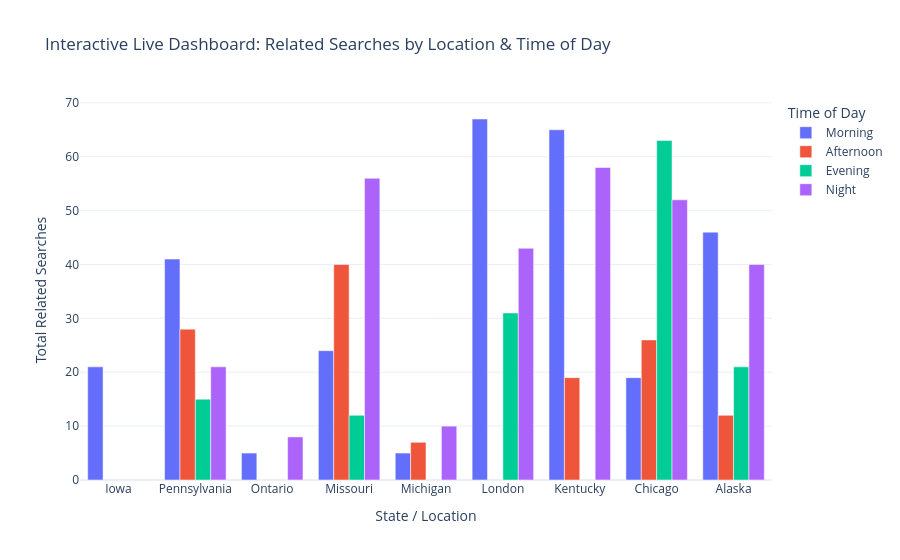

The notebook cell this image was saved under:
### Code cell
# Question 4: Prepare a Dashboard which is automated to show the morning, afternoon, evening and night related searches and location(State) according to a live data stream using an interactive chart.

# Import plotly express for interactive visualizations
import pandas as pd
import plotly.express as px

# Step 1: Generate summary data grouped by time of day and location
live_dashboard_summary = df.groupby(['Time of day', 'Location']).agg({
    'Related Searches': 'sum',
    'Hits': 'sum',
    'Revenue': 'sum'
}).reset_index()

# Step 2: Define the correct chronological order for the time of day
time_order = ['Morning', 'Afternoon', 'Evening', 'Night']

# Convert 'Time of day' into a categorical type with the specified order
live_dashboard_summary['Time of day'] = pd.Categorical(
    live_dashboard_summary['Time of day'],
    categories=time_order,
    ordered=True
)

# Sort values so the chart legend and groups appear in the correct sequence
live_dashboard_summary = live_dashboard_summary.sort_values('Time of day')

# Step 3: Create an interactive grouped bar chart for Morning, Afternoon, Evening, and Night
fig = px.bar(
    live_dashboard_summary,
    x='Location',
    y='Related Searches',
    color='Time of day',
    barmode='group',
    hover_data=['Hits', 'Revenue'],
    title='Interactive Live Dashboard: Related Searches by Location & Time of Day',
    labels={
        'Related Searches': 'Total Related Searches',
        'Location': 'State / Location',
        'Time of day': 'Time Period'
    }
)

# Step 4: Customize layout for a clean dashboard look
fig.update_layout(
    xaxis_title='State / Location',
    yaxis_title='Total Related Searches',
    legend_title='Time of Day',
    template='plotly_white'
)

# Display the interactive chart directly in Colab
fig.show()

### Figure 1 — Plotly figure (JSON) as saved in the notebook; plotly's stock layout.template omitted (floating-point values rounded to 4 significant figures)
{"data": [{"alignmentgroup": "True", "customdata": [[60000, 1008], [10300, 3624], [10000, 1400], [14500, 4066], [3000, 720], [114500, 5504], [62300, 6087], [40000, 864], [40300, 2787]], "hovertemplate": "Time Period=Morning<br>State / Location=%{x}<br>Total Related Searches=%{y}<br>Hits=%{customdata[0]}<br>Revenue=%{customdata[1]}<extra></extra>", "legendgroup": "Morning", "marker": {"color": "#636efa", "pattern": {"shape": ""}}, "name": "Morning", "offsetgroup": "Morning", "orientation": "v", "showlegend": true, "textposition": "auto", "type": "bar", "x": ["Iowa", "Pennsylvania", "Ontario", "Missouri", "Michigan", "London", "Kentucky", "Chicago", "Alaska"], "xaxis": "x", "y": [21, 41, 5, 24, 5, 67, 65, 19, 46], "yaxis": "y"}, {"alignmentgroup": "True", "customdata": [[10000, 900], [9900, 4356], [16000, 2128], [20000, 2800], [4400, 2013], [233900, 1830]], "hovertemplate": "Time Period=Afternoon<br>State / Location=%{x}<br>Total Related Searches=%{y}<br>Hits=%{customdata[0]}<br>Revenue=%{customdata[1]}<extra></extra>", "legendgroup": "Afternoon", "marker": {"color": "#EF553B", "pattern": {"shape": ""}}, "name": "Afternoon", "offsetgroup": "Afternoon", "orientation": "v", "showlegend": true, "textposition": "auto", "type": "bar", "x": ["Alaska", "Kentucky", "Chicago", "Michigan", "Missouri", "Pennsylvania"], "xaxis": "x", "y": [12, 19, 26, 7, 40, 28], "yaxis": "y"}, {"alignmentgroup": "True", "customdata": [[5000, 748], [8000, 1225], [72200, 5070], [54000, 1932], [9200, 2873]], "hovertemplate": "Time Period=Evening<br>State / Location=%{x}<br>Total Related Searches=%{y}<br>Hits=%{customdata[0]}<br>Revenue=%{customdata[1]}<extra></extra>", "legendgroup": "Evening", "marker": {"color": "#00cc96", "pattern": {"shape": ""}}, "name": "Evening", "offsetgroup": "Evening", "orientation": "v", "showlegend": true, "textposition": "auto", "type": "bar", "x": ["Missouri", "Pennsylvania", "Chicago", "London", "Alaska"], "xaxis": "x", "y": [12, 15, 63, 31, 21], "yaxis": "y"}, {"alignmentgroup": "True", "customdata": [[320000, 3520], [60000, 2978], [55900, 5738], [35700, 2424], [32000, 3196], [420000, 600], [70000, 4802], [2000, 1064]], "hovertemplate": "Time Period=Night<br>State / Location=%{x}<br>Total Related Searches=%{y}<br>Hits=%{customdata[0]}<br>Revenue=%{customdata[1]}<extra></extra>", "legendgroup": "Night", "marker": {"color": "#ab63fa", "pattern": {"shape": ""}}, "name": "Night", "offsetgroup": "Night", "orientation": "v", "showlegend": true, "textposition": "auto", "type": "bar", "x": ["Ontario", "Alaska", "Chicago", "Kentucky", "London", "Michigan", "Missouri", "Pennsylvania"], "xaxis": "x", "y": [8, 40, 52, 58, 43, 10, 56, 21], "yaxis": "y"}], "layout": {"barmode": "group", "legend": {"title": {"text": "Time of Day"}, "tracegroupgap": 0}, "title": {"text": "Interactive Live Dashboard: Related Searches by Location & Time of Day"}, "xaxis": {"anchor": "y", "domain": [0, 1], "title": {"text": "State / Location"}}, "yaxis": {"anchor": "x", "domain": [0, 1], "title": {"text": "Total Related Searches"}}}}
